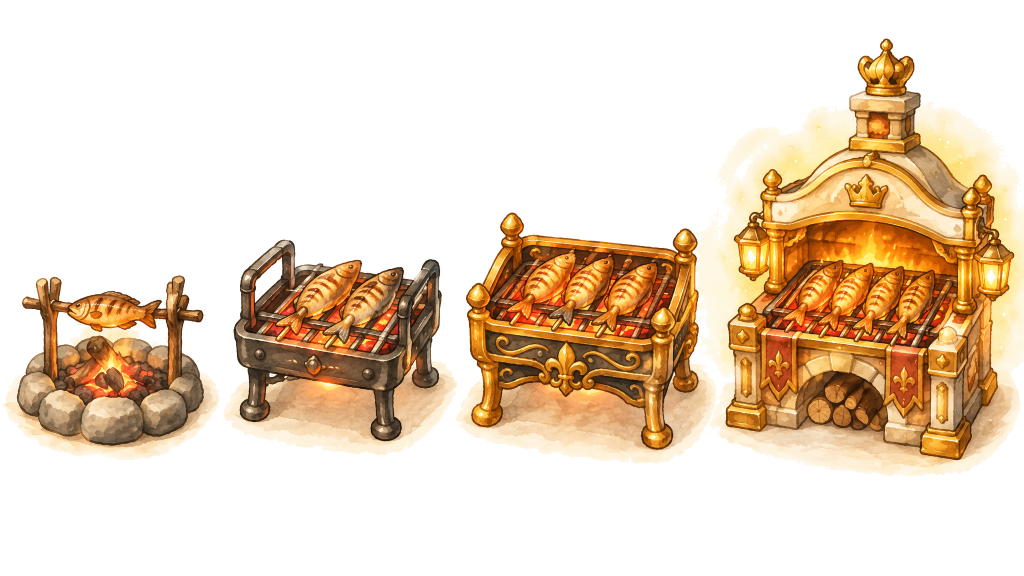
#> input picture assets/道具/烤架图集.png, 2048 x 1152 px (shown at 1/2 size)
$ python split_game_atlases.py
#> lines starting #> are read from the running program, lines starting #| are printed output that depends on the picture
### island-bakery/scripts/alpha_key_ui_png.py
#!/usr/bin/env python3
"""从角落连通的近白底抠透明，用于 btn-wood / dialog / 精灵图等小图。全屏 ui-skin 勿用。"""
from __future__ import annotations

import argparse
import sys
from collections import deque
from pathlib import Path

import numpy as np
from PIL import Image


# [25 lines left out: function _corner_flood_similar, not called in this run]


def peel_bright_adjacent_to_transparent(rgba: np.ndarray, lum_cut: float, sat_max: float, passes: int = 6) -> np.ndarray:
    """腿缝、铲柄旁等：仅去掉与透明相邻的亮色缝隙，不攻击角色本体内部。"""
    out = rgba.copy()
    for _ in range(passes):
        alpha = out[:, :, 3] > 8
        if not alpha.any():
            break
        a = alpha.astype(np.uint8)
        dil = (
            a[:-2, :-2]
            | a[:-2, 1:-1]
            | a[:-2, 2:]
            | a[1:-1, :-2]
            | a[1:-1, 1:-1]
            | a[1:-1, 2:]
            | a[2:, :-2]
            | a[2:, 1:-1]
            | a[2:, 2:]
        )
        rgb = out[:, :, :3].astype(np.float32)
        lum = rgb.max(axis=2)
        sat = (rgb.max(axis=2) - rgb.min(axis=2)) / (lum + 1e-3)
        paper = (lum >= lum_cut) & (sat < sat_max)
        kill = np.zeros_like(alpha, dtype=bool)
        kill[1:-1, 1:-1] = (~alpha[1:-1, 1:-1]) & paper[1:-1, 1:-1] & dil
        if not kill.any():
            break
        out[kill, 3] = 0
    return out


# [12 lines left out: function corner_flood_alpha, not called in this run]


def defringe_cream_halo(rgba: np.ndarray, lum_cut: float = 236, sat_max: float = 0.14) -> np.ndarray:
    """去除纸边/白边光晕：近白低饱和像素 + 与透明相邻的奶油边（向量化）。"""
    rgb = rgba[:, :, :3].astype(np.float32)
    lum = rgb.max(axis=2)
    sat = (rgb.max(axis=2) - rgb.min(axis=2)) / (lum + 1e-3)
    paper = (lum >= lum_cut) & (sat < sat_max)
    rgba = rgba.copy()
    rgba[paper, 3] = 0
    alpha = rgba[:, :, 3] > 8
    h, w = alpha.shape
    if h < 3 or w < 3:
        return rgba
    # 3×3 膨胀：透明格是否与不透明邻接
    a = alpha.astype(np.uint8)
    dil = (
        a[:-2, :-2]
        | a[:-2, 1:-1]
        | a[:-2, 2:]
        | a[1:-1, :-2]
        | a[1:-1, 1:-1]
        | a[1:-1, 2:]
        | a[2:, :-2]
        | a[2:, 1:-1]
        | a[2:, 2:]
    )
    for _ in range(3):
        kill = np.zeros_like(alpha, dtype=bool)
        kill[1:-1, 1:-1] = (~alpha[1:-1, 1:-1]) & paper[1:-1, 1:-1] & dil
        if not kill.any():
            break
        rgba[kill, 3] = 0
        paper &= ~kill
        alpha = rgba[:, :, 3] > 8
        a = alpha.astype(np.uint8)
        dil = (
            a[:-2, :-2]
            | a[:-2, 1:-1]
            | a[:-2, 2:]
            | a[1:-1, :-2]
            | a[1:-1, 1:-1]
            | a[1:-1, 2:]
            | a[2:, :-2]
            | a[2:, 1:-1]
            | a[2:, 2:]
        )
    # 边缘一圈再清一次近白
    fringe = paper & (rgba[:, :, 3] < 32)
    rgba[fringe, 3] = 0
    return rgba


def key_alpha_atlas_cell(cell: np.ndarray, halo_lum: float = 236, halo_sat: float = 0.14) -> np.ndarray:
    """附录已带 Alpha 的黑底图：尊重原透明，仅清纸边/腿缝。"""
    out = cell.copy()
    out[out[:, :, 3] < 6, 3] = 0
    out[out[:, :, 3] < 6, :3] = 0
    rgb = out[:, :, :3].astype(np.float32)
    lum = rgb.max(axis=2)
    sat = (rgb.max(axis=2) - rgb.min(axis=2)) / (lum + 1e-3)
    fringe = (out[:, :, 3] > 0) & (lum >= halo_lum) & (sat < halo_sat)
    out[fringe, 3] = 0
    out = peel_bright_adjacent_to_transparent(out, lum_cut=220, sat_max=0.22, passes=14)
    return out


# [15 lines left out: function key_character_cell, not called in this run]


def key_grill_cell(cell: np.ndarray, tolerance: float = 36.0) -> np.ndarray:
    del tolerance
    out = key_alpha_atlas_cell(cell, halo_lum=232, halo_sat=0.13)
    return defringe_cream_halo(out, lum_cut=242, sat_max=0.11)


# [56 lines left out: functions key_grilled_cell, key_coconut_cell, key_sprite_cell, key_pure_white, process_file, main, not called in this run]


# [2 lines that do not run on import are left out]

### island-bakery/scripts/split_game_atlases.py
#!/usr/bin/env python3
"""附录图集 → 单张透明精灵 + 游戏 ID 命名（按真实排版：横排黑底等）。"""
from __future__ import annotations

import json
from pathlib import Path
from typing import Callable

import numpy as np
from PIL import Image

import sys

sys.path.insert(0, str(Path(__file__).parent))
from alpha_key_ui_png import (  # noqa: E402
    key_character_cell,
    key_coconut_cell,
    key_grill_cell,
    key_grilled_cell,
    key_sprite_cell,
)

ROOT = Path(__file__).resolve().parents[2]
ASSETS = ROOT / "assets"
PKG_SPR = ROOT / "island-bakery/package/res/Image/sprites"
MANIFEST = ASSETS / "游戏元素清单.json"

KEY_FN: dict[str, Callable[[np.ndarray], np.ndarray]] = {
    "paper": key_sprite_cell,
    "character": key_character_cell,
    "grill": key_grill_cell,
    "grilled": key_grilled_cell,
    "coconut": key_coconut_cell,
}

ATLASES = [
    {
        "src": ASSETS / "道具/烤架图集.png",
        "out_dir": ASSETS / "道具/烤架",
        "grid": (4, 1),
        "key": "grill",
        "cells": [
            {"col": 0, "row": 0, "file": "烤架-一级.png", "gameId": "grill_lv1", "zh": "一级烤架"},
            {"col": 1, "row": 0, "file": "烤架-二级.png", "gameId": "grill_lv2", "zh": "二级烤架"},
            {"col": 2, "row": 0, "file": "烤架-三级.png", "gameId": "grill_lv3", "zh": "三级烤架"},
            {"col": 3, "row": 0, "file": "烤架-四级.png", "gameId": "grill_lv4", "zh": "四级烤架"},
        ],
    },
    {
        "src": ASSETS / "道具/烤鱼成品图集.png",
        "out_dir": ASSETS / "道具/烤鱼成品",
        "grid": (2, 2),
        "key": "grilled",
        "cells": [
            {"col": 0, "row": 0, "file": "烤鱼成品-小海鱼.png", "gameId": "grilled_small", "speciesId": "small"},
            {"col": 1, "row": 0, "file": "烤鱼成品-三文鱼.png", "gameId": "grilled_salmon", "speciesId": "salmon"},
            {"col": 0, "row": 1, "file": "烤鱼成品-金枪鱼.png", "gameId": "grilled_tuna", "speciesId": "tuna"},
            {"col": 1, "row": 1, "file": "烤鱼成品-金色传说.png", "gameId": "grilled_golden", "speciesId": "golden"},
        ],
        "pkg_atlas": PKG_SPR.parent / "e4_grilled_fish.png",
    },
    {
        "src": ASSETS / "道具/椰子图集.png",
        "out_dir": ASSETS / "道具/椰子",
        "grid": (2, 2),
        "key": "coconut",
        "cells": [
            {"col": 0, "row": 0, "file": "椰子-青椰.png", "gameId": "coconut_green", "use": "青椰原料"},
            {"col": 1, "row": 0, "file": "椰子-金椰.png", "gameId": "coconut_golden", "use": "金椰原料"},
            {"col": 0, "row": 1, "file": "椰子-青椰-榨汁.png", "gameId": "coconut_green_juiced", "use": "青椰敲开榨汁"},
            {"col": 1, "row": 1, "file": "椰子-金椰-榨汁.png", "gameId": "coconut_golden_juiced", "use": "金椰敲开榨汁"},
        ],
        "pkg_atlas": PKG_SPR.parent / "e3_coconuts.png",
    },
    {
        "src": ASSETS / "图鉴/鱼种图集.png",
        "out_dir": ASSETS / "图鉴/鱼种",
        "grid": (2, 2),
        "key": "paper",
        "cells": [
            {"col": 0, "row": 0, "file": "鱼种-小海鱼-生.png", "gameId": "fish_raw_small", "speciesId": "small"},
            {"col": 1, "row": 0, "file": "鱼种-三文鱼-生.png", "gameId": "fish_raw_salmon", "speciesId": "salmon"},
            {"col": 0, "row": 1, "file": "鱼种-金枪鱼-生.png", "gameId": "fish_raw_tuna", "speciesId": "tuna"},
            {"col": 1, "row": 1, "file": "鱼种-金色传说-生.png", "gameId": "fish_raw_golden", "speciesId": "golden"},
        ],
        "pkg_atlas": PKG_SPR.parent / "e1_fish_icons.png",
    },
    {
        "src": ASSETS / "角色/顾客图集.png",
        "out_dir": ASSETS / "角色/顾客",
        "grid": (5, 1),
        "key": "character",
        "cells": [
            {"col": 0, "row": 0, "file": "顾客-蓝熊.png", "gameId": "customer_bear_blue"},
            {"col": 1, "row": 0, "file": "顾客-米熊.png", "gameId": "customer_bear_cream"},
            {"col": 2, "row": 0, "file": "顾客-粉猪.png", "gameId": "customer_pig"},
            {"col": 3, "row": 0, "file": "顾客-企鹅.png", "gameId": "customer_penguin"},
            {"col": 4, "row": 0, "file": "顾客-狐狸.png", "gameId": "customer_fox"},
        ],
    },
    {
        "src": ASSETS / "角色/特殊NPC图集.png",
        "out_dir": ASSETS / "角色/特殊NPC",
        "grid": (4, 1),
        "key": "character",
        "cells": [
            {"col": 0, "row": 0, "file": "特殊NPC-鹿.png", "gameId": "npc_deer"},
            {"col": 1, "row": 0, "file": "特殊NPC-獾厨师.png", "gameId": "npc_badger_chef"},
            {"col": 2, "row": 0, "file": "特殊NPC-松鼠.png", "gameId": "npc_squirrel"},
            {"col": 3, "row": 0, "file": "特殊NPC-乌龟渔夫.png", "gameId": "npc_turtle"},
        ],
    },
    {
        "src": ASSETS / "角色/兔子主角.png",
        "out_dir": ASSETS / "角色/主角",
        "grid": (4, 1),
        "key": "character",
        "cells": [
            {"col": 0, "row": 0, "file": "主角-兔子烤鱼师.png", "gameId": "hero_rabbit", "zh": "正面"},
            {"col": 1, "row": 0, "file": "主角-兔子-侧面.png", "gameId": "hero_rabbit_side"},
            {"col": 2, "row": 0, "file": "主角-兔子-背面.png", "gameId": "hero_rabbit_back"},
            {"col": 3, "row": 0, "file": "主角-兔子-部件.png", "gameId": "hero_rabbit_parts"},
        ],
    },
]


def column_bounds(im: Image.Image, ncol: int) -> list[tuple[int, int]]:
    """按透明列间隙切横排（避免等分裁到邻角色）。"""
    arr = np.array(im.convert("RGBA"))
    density = (arr[:, :, 3] > 12).mean(axis=0)
    w = arr.shape[1]
    margin = max(8, w // 40)
    xs = np.arange(margin, w - margin)
    valleys = []
    win = max(3, w // 200)
    for x in xs:
        seg = density[max(0, x - win) : min(w, x + win + 1)]
        if seg.mean() < 0.02:
            valleys.append(int(x))
    if len(valleys) < ncol - 1:
        cw = w // ncol
        return [(i * cw, (i + 1) * cw) for i in range(ncol)]
    clusters: list[list[int]] = []
    for x in valleys:
        if not clusters or x - clusters[-1][-1] > win * 3:
            clusters.append([x])
        else:
            clusters[-1].append(x)
    centers = [int(sum(c) / len(c)) for c in clusters]
    if len(centers) < ncol - 1:
        cw = w // ncol
        return [(i * cw, (i + 1) * cw) for i in range(ncol)]
    centers = sorted(centers, key=lambda t: abs(t - w / 2))[: ncol - 1]
    centers.sort()
    bounds = [0] + centers + [w]
    return [(bounds[i], bounds[i + 1]) for i in range(ncol)]


def split_one(cfg: dict, manifest: dict) -> None:
    src: Path = cfg["src"]
    if not src.is_file():
        print("skip missing", src)
        return
    im = Image.open(src)
    w, h = im.size
    gc, gr = cfg["grid"]
    col_boxes = column_bounds(im, gc) if gr == 1 and gc > 1 else None
    cw, ch = w // gc, h // gr
    key_name = cfg.get("key", "paper")
    keyer = KEY_FN.get(key_name, key_sprite_cell)
    atlas = Image.new("RGBA", (w, h), (0, 0, 0, 0))
    out_dir: Path = cfg["out_dir"]
    out_dir.mkdir(parents=True, exist_ok=True)
    PKG_SPR.mkdir(parents=True, exist_ok=True)
    for cell in cfg["cells"]:
        if col_boxes and cell["row"] == 0:
            x0, x1 = col_boxes[cell["col"]]
            box = (x0, 0, x1, h)
        else:
            box = (
                cell["col"] * cw,
                cell["row"] * ch,
                (cell["col"] + 1) * cw,
                (cell["row"] + 1) * ch,
            )
        arr = np.array(im.crop(box).convert("RGBA"))
        keyed = keyer(arr)
        out_path = out_dir / cell["file"]
        Image.fromarray(keyed).save(out_path, optimize=True)
        pkg_copy = PKG_SPR / f"{cell['gameId']}.png"
        Image.fromarray(keyed).save(pkg_copy, optimize=True)
        atlas.paste(Image.fromarray(keyed), box[:2])
        entry = {k: v for k, v in cell.items() if k not in ("col", "row")}
        entry["path"] = str(out_path.relative_to(ASSETS))
        entry["package"] = f"sprites/{cell['gameId']}.png"
        manifest[cell["gameId"]] = entry
        print("split", cell["gameId"], out_path.name)
    if cfg.get("pkg_atlas"):
        atlas.save(cfg["pkg_atlas"], optimize=True)


def cleanup_coconut_legacy() -> None:
    legacy = [
        ASSETS / "道具/椰子/椰子-青椰-原料.png",
        ASSETS / "道具/椰子/椰子-金椰-原料.png",
        ASSETS / "道具/椰子/椰子-开口椰-榨汁.png",
        ASSETS / "道具/椰子/椰子-椰子汁杯-商品.png",
        ASSETS / "道具/椰子/椰子汁杯.png",
        ASSETS / "道具/椰子/开口椰.png",
        ASSETS / "道具/椰子/青椰.png",
        ASSETS / "道具/椰子/金椰.png",
    ]
    for p in legacy:
        if p.is_file():
            p.unlink()
            print("removed legacy", p.name)


def main() -> None:
    cleanup_coconut_legacy()
    manifest = {"version": 3, "sprites": {}}
    for cfg in ATLASES:
        split_one(cfg, manifest["sprites"])
#> in split_one, im is the input picture: PIL image 2048x1152 RGBA; mean R, G, B, A 231.9, 210.8, 184.2, 95
#> in column_bounds, `density = (arr[:, :, 3] > 12).mean(axis=0)`: density = 2048 values, max 0.76 at index 1775, min 0 at index 0, mean 0.373
#> after the loop in column_bounds, `for x in xs:`: valleys = [438, 439, 440, 441, 442, 443, 444, 445, 446, 447, 448, 449, 450, 451]
#> the loop in column_bounds, `for x in valleys:` made 14 passes
#> after the loop in column_bounds, `for x in valleys:`: clusters = [[438, 439, 440, 441, 442, 443, 444, 445, 446, 447, 448, 449, 450, 451]]
#> in column_bounds, `centers = [int(sum(c) / len(c)) for c in clusters]`: centers = [444]
#> in split_one, `col_boxes = column_bounds(im, gc) if gr == 1 and gc > 1 else None`: col_boxes = [(0, 512), (512, 1024), (1024, 1536), (1536, 2048)]
#> in split_one, `atlas = Image.new("RGBA", (w, h), (0, 0, 0, 0))`: atlas: PIL image 2048x1152 RGBA; every value is 0
#> the loop in split_one, `for cell in cfg["cells"]:` made 4 passes
#> (x0, x1, box) on passes 1 to 4: (0, 512, (0, 0, 512, 1152)), (512, 1024, (512, 0, 1024, 1152)), (1024, 1536, (1024, 0, 1536, 1152)), (1536, 2048, (1536, 0, 2048, 1152))
#> pass 1, in split_one, `arr = np.array(im.crop(box).convert("RGBA"))`:
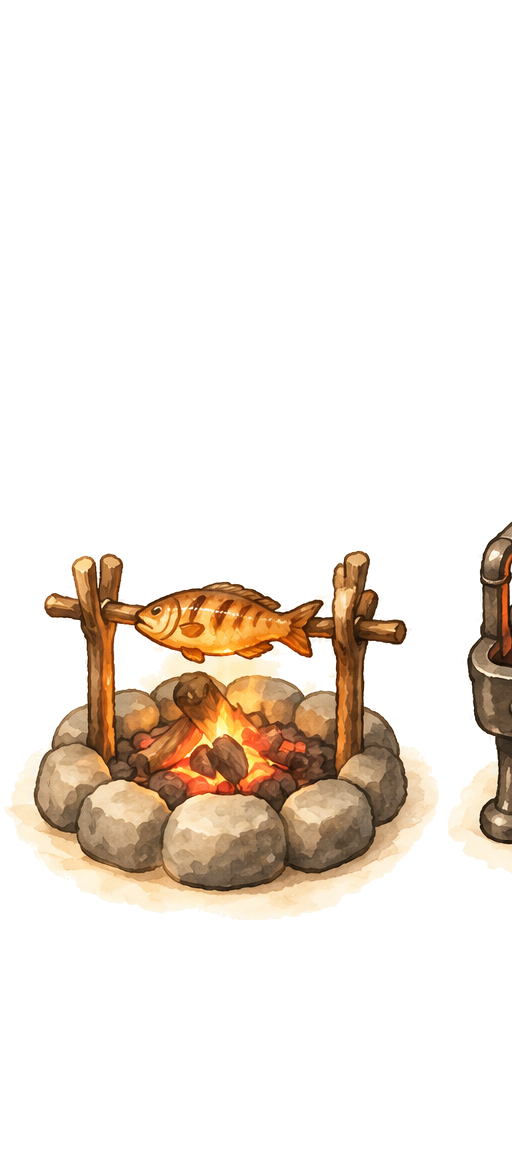
#> arr: shape (1152, 512, 4); mean R, G, B, A 238, 226.7, 211.2, 51.4; transparent parts drawn white
#> pass 1, in key_alpha_atlas_cell, `rgb = out[:, :, :3].astype(np.float32)`:
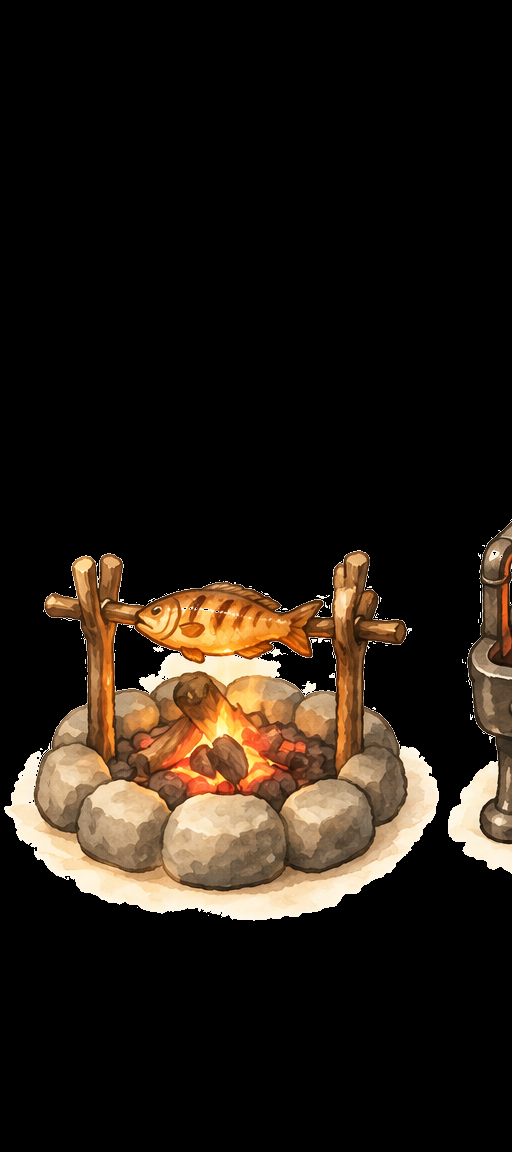
#> rgb: shape (1152, 512, 3) float32; mean R, G, B 36.3, 28, 19.8
#> pass 1, in key_alpha_atlas_cell, `lum = rgb.max(axis=2)`:
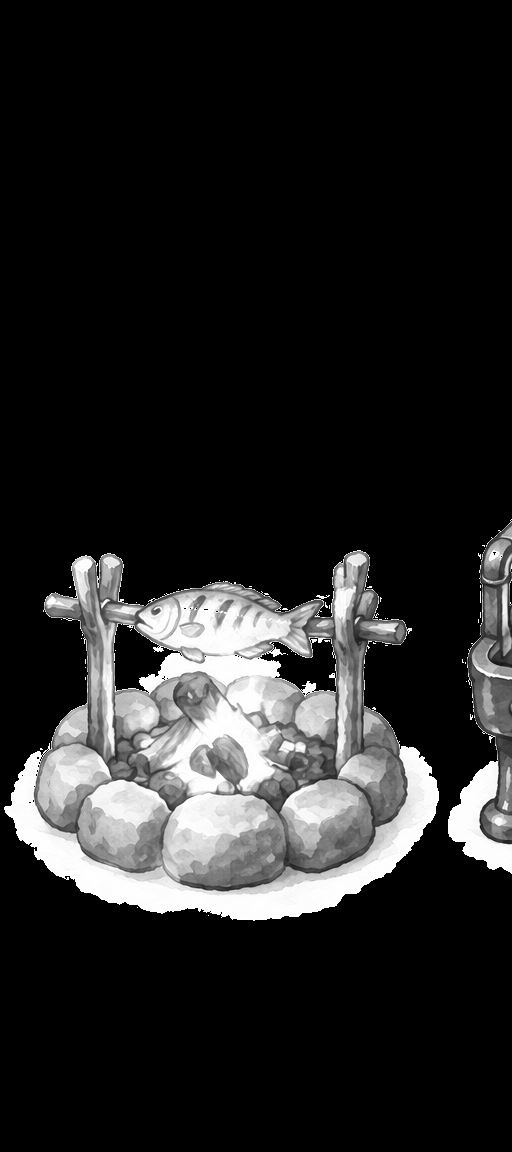
#> lum: shape (1152, 512) float32; min 0, max 255, mean 36.3
#> pass 1, in key_alpha_atlas_cell, `sat = (rgb.max(axis=2) - rgb.min(axis=2)) / (lum + 1e-3)`:
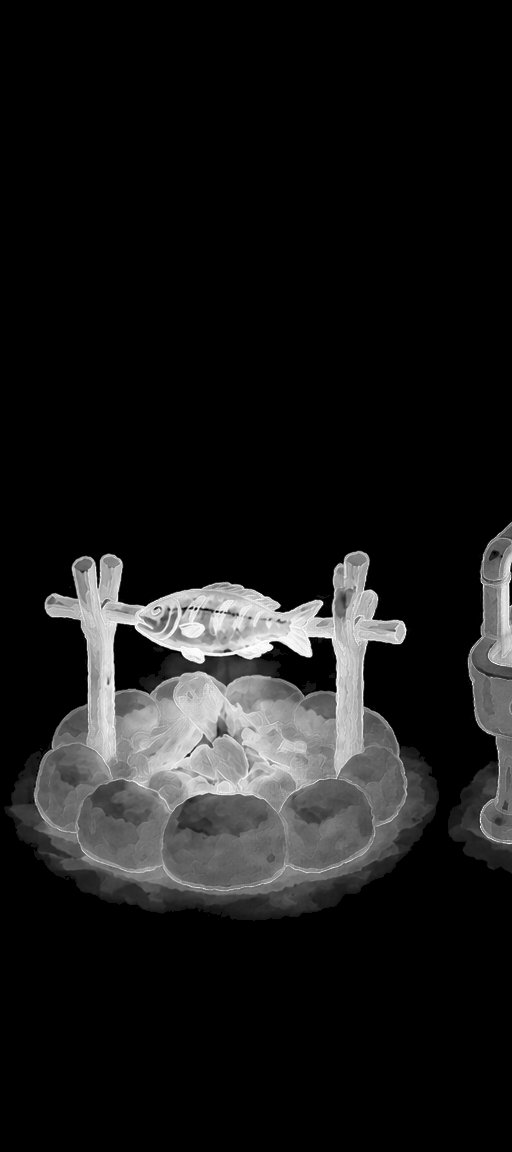
#> sat: shape (1152, 512) float32; min 0, max 1, mean 0.0985
#> after the loop in split_one, `for cell in cfg["cells"]:`:
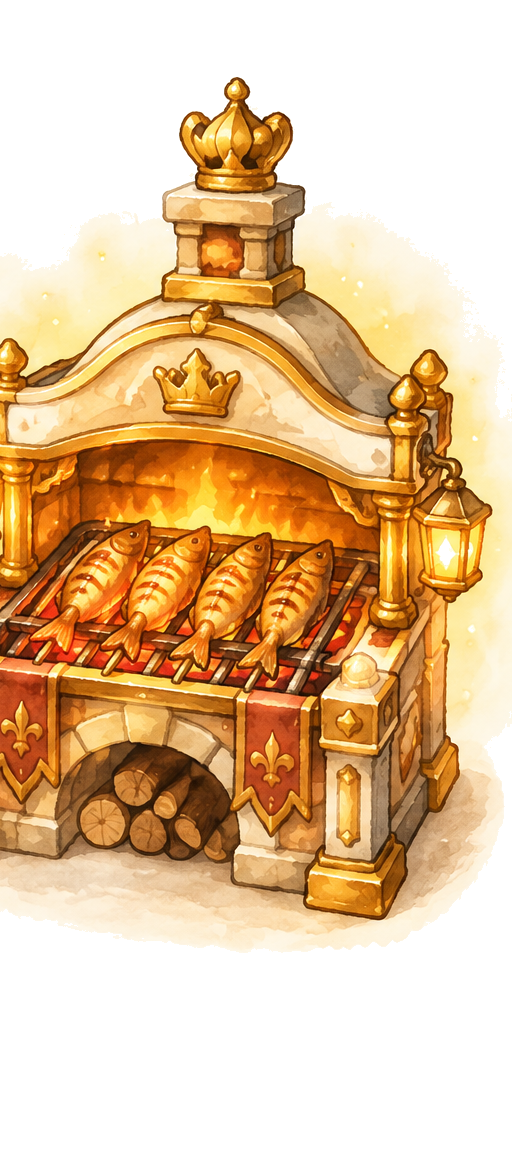
#> arr: shape (1152, 512, 4); mean R, G, B, A 225.9, 190.6, 147, 156.7; transparent parts drawn white
#> after the loop in split_one, `for cell in cfg["cells"]:`:
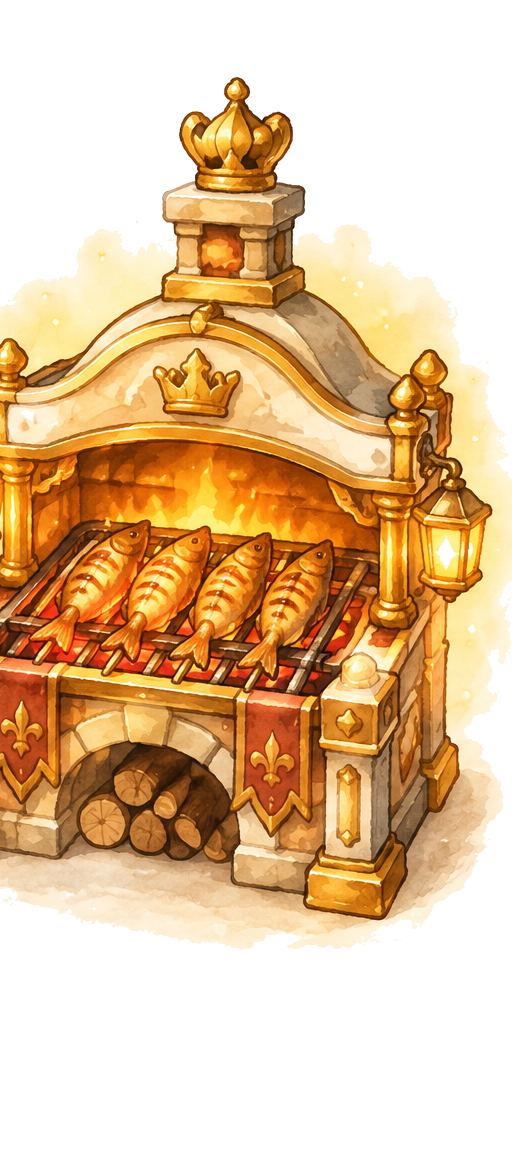
#> keyed: shape (1152, 512, 4); mean R, G, B, A 128.4, 94.6, 54.7, 147.9; transparent parts drawn white
#> after the loop in split_one, `for cell in cfg["cells"]:`: manifest = 4 items
    MANIFEST.write_text(json.dumps(manifest, ensure_ascii=False, indent=2), encoding="utf-8")
    print("wrote", MANIFEST)


if __name__ == "__main__":
    main()
